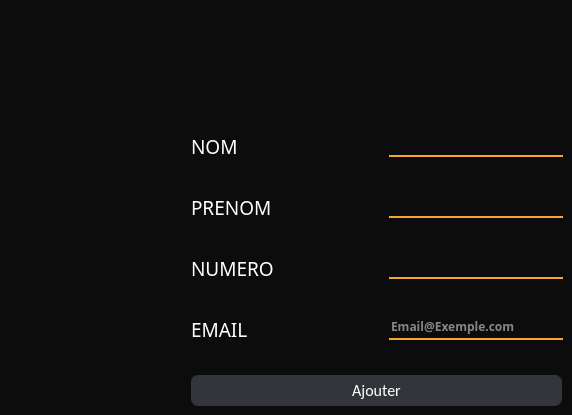
        <widget class="QWidget" name="AddClients">
         <property name="styleSheet">
          <string notr="true">background-color:rgb(12, 12, 12);</string>
         </property>
         <attribute name="title">
          <string>Add</string>
         </attribute>
         <widget class="QLabel" name="ClientEmailLabel">
          <property name="geometry">
           <rect>
            <x>191</x>
            <y>314</y>
            <width>178</width>
            <height>31</height>
           </rect>
          </property>
          <property name="font">
           <font>
            <family>Yu Gothic UI Semilight</family>
            <pointsize>14</pointsize>
           </font>
          </property>
          <property name="styleSheet">
           <string notr="true">color: rgb(255, 255, 255);</string>
          </property>
          <property name="text">
           <string>EMAIL</string>
          </property>
         </widget>
         <widget class="QLineEdit" name="ClientPrenomAdd">
          <property name="geometry">
           <rect>
            <x>389</x>
            <y>192</y>
            <width>174</width>
            <height>26</height>
           </rect>
          </property>
          <property name="font">
           <font>
            <family>Arial Black</family>
            <pointsize>9</pointsize>
            <weight>75</weight>
            <bold>true</bold>
           </font>
          </property>
          <property name="styleSheet">
           <string notr="true">border: 0px solid rgb(249, 167, 43);
border-bottom-width: 2px;
border-radius: px;
background-color: rgba(255, 255, 255, 0);
color: rgb(255, 255, 255);</string>
          </property>
          <property name="inputMask">
           <string/>
          </property>
          <property name="text">
           <string/>
          </property>
          <property name="placeholderText">
           <string/>
          </property>
         </widget>
         <widget class="QLineEdit" name="ClientEmailAdd">
          <property name="geometry">
           <rect>
            <x>389</x>
            <y>314</y>
            <width>174</width>
            <height>26</height>
           </rect>
          </property>
          <property name="font">
           <font>
            <family>Arial Black</family>
            <pointsize>9</pointsize>
            <weight>75</weight>
            <bold>true</bold>
           </font>
          </property>
          <property name="styleSheet">
           <string notr="true">border: 0px solid rgb(249, 167, 43);
border-bottom-width: 2px;
border-radius: px;
background-color: rgba(255, 255, 255, 0);
color: rgb(255, 255, 255);</string>
          </property>
          <property name="inputMask">
           <string/>
          </property>
          <property name="text">
           <string/>
          </property>
          <property name="placeholderText">
           <string>Email@Exemple.com</string>
          </property>
         </widget>
         <widget class="QLabel" name="ClientPrenomLabel">
          <property name="geometry">
           <rect>
            <x>191</x>
            <y>192</y>
            <width>131</width>
            <height>31</height>
           </rect>
          </property>
          <property name="font">
           <font>
            <family>Yu Gothic UI Semilight</family>
            <pointsize>14</pointsize>
           </font>
          </property>
          <property name="styleSheet">
           <string notr="true">color: rgb(255, 255, 255);</string>
          </property>
          <property name="text">
           <string>PRENOM</string>
          </property>
         </widget>
         <widget class="QLineEdit" name="ClientNumeroAdd">
          <property name="geometry">
           <rect>
            <x>389</x>
            <y>253</y>
            <width>174</width>
            <height>26</height>
           </rect>
          </property>
          <property name="font">
           <font>
            <family>Arial Black</family>
            <pointsize>9</pointsize>
            <weight>75</weight>
            <bold>true</bold>
           </font>
          </property>
          <property name="styleSheet">
           <string notr="true">border: 0px solid rgb(249, 167, 43);
border-bottom-width: 2px;
border-radius: px;
background-color: rgba(255, 255, 255, 0);
color: rgb(255, 255, 255);</string>
          </property>
          <property name="inputMask">
           <string/>
          </property>
          <property name="text">
           <string/>
          </property>
          <property name="placeholderText">
           <string/>
          </property>
         </widget>
         <widget class="QPushButton" name="ClientAddButton">
          <property name="geometry">
           <rect>
            <x>191</x>
            <y>375</y>
            <width>371</width>
            <height>31</height>
           </rect>
          </property>
          <property name="styleSheet">
           <string notr="true">QPushButton
{
	background-color:rgb(50, 53, 57);
	border-style:solid;
	border-radius:7px;
	border-width:1px;
border-color: rgb(50, 53, 57);
	color:#ffffff;
	font-size:16px;
font-family:Calibri;
}

QPushButton:hover
{
	background-color: #00000000;
	border-color: rgb(30, 227, 0);
	/*color:rgb(30, 227, 0);*/
}

QPushButton:focus
{
	background-color:  rgb(30, 227, 0);
	border-color: rgba(30, 227, 0,0);
	color:rgb(255, 255, 255);
}
</string>
          </property>
          <property name="text">
           <string>Ajouter</string>
          </property>
         </widget>
         <widget class="QLabel" name="ClientNomLabel">
          <property name="geometry">
           <rect>
            <x>191</x>
            <y>131</y>
            <width>111</width>
            <height>31</height>
           </rect>
          </property>
          <property name="font">
           <font>
            <family>Yu Gothic UI Semilight</family>
            <pointsize>14</pointsize>
           </font>
          </property>
          <property name="styleSheet">
           <string notr="true">color: rgb(255, 255, 255);</string>
          </property>
          <property name="text">
           <string>NOM</string>
          </property>
         </widget>
         <widget class="QLineEdit" name="ClientNomAdd">
          <property name="geometry">
           <rect>
            <x>389</x>
            <y>131</y>
            <width>174</width>
            <height>26</height>
           </rect>
          </property>
          <property name="font">
           <font>
            <family>Arial Black</family>
            <pointsize>9</pointsize>
            <weight>75</weight>
            <bold>true</bold>
           </font>
          </property>
          <property name="styleSheet">
           <string notr="true">border: 0px solid rgb(249, 167, 43);
border-bottom-width: 2px;
border-radius: px;
background-color: rgba(255, 255, 255, 0);
color: rgb(255, 255, 255);</string>
          </property>
          <property name="inputMask">
           <string/>
          </property>
          <property name="text">
           <string/>
          </property>
          <property name="placeholderText">
           <string/>
          </property>
         </widget>
         <widget class="QLabel" name="ClientNumeroLabel">
          <property name="geometry">
           <rect>
            <x>191</x>
            <y>253</y>
            <width>121</width>
            <height>31</height>
           </rect>
          </property>
          <property name="font">
           <font>
            <family>Yu Gothic UI Semilight</family>
            <pointsize>14</pointsize>
           </font>
          </property>
          <property name="styleSheet">
           <string notr="true">color: rgb(255, 255, 255);</string>
          </property>
          <property name="text">
           <string>NUMERO</string>
          </property>
         </widget>
        </widget>
